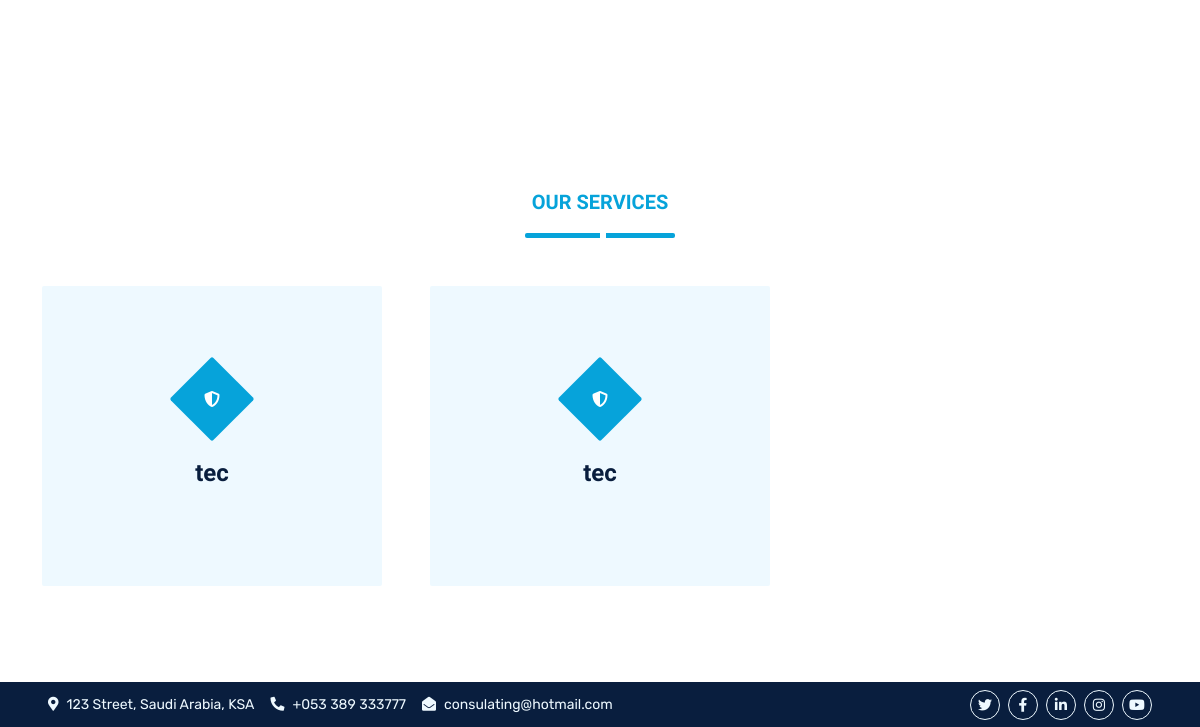
The app's page / (lower part), older data.
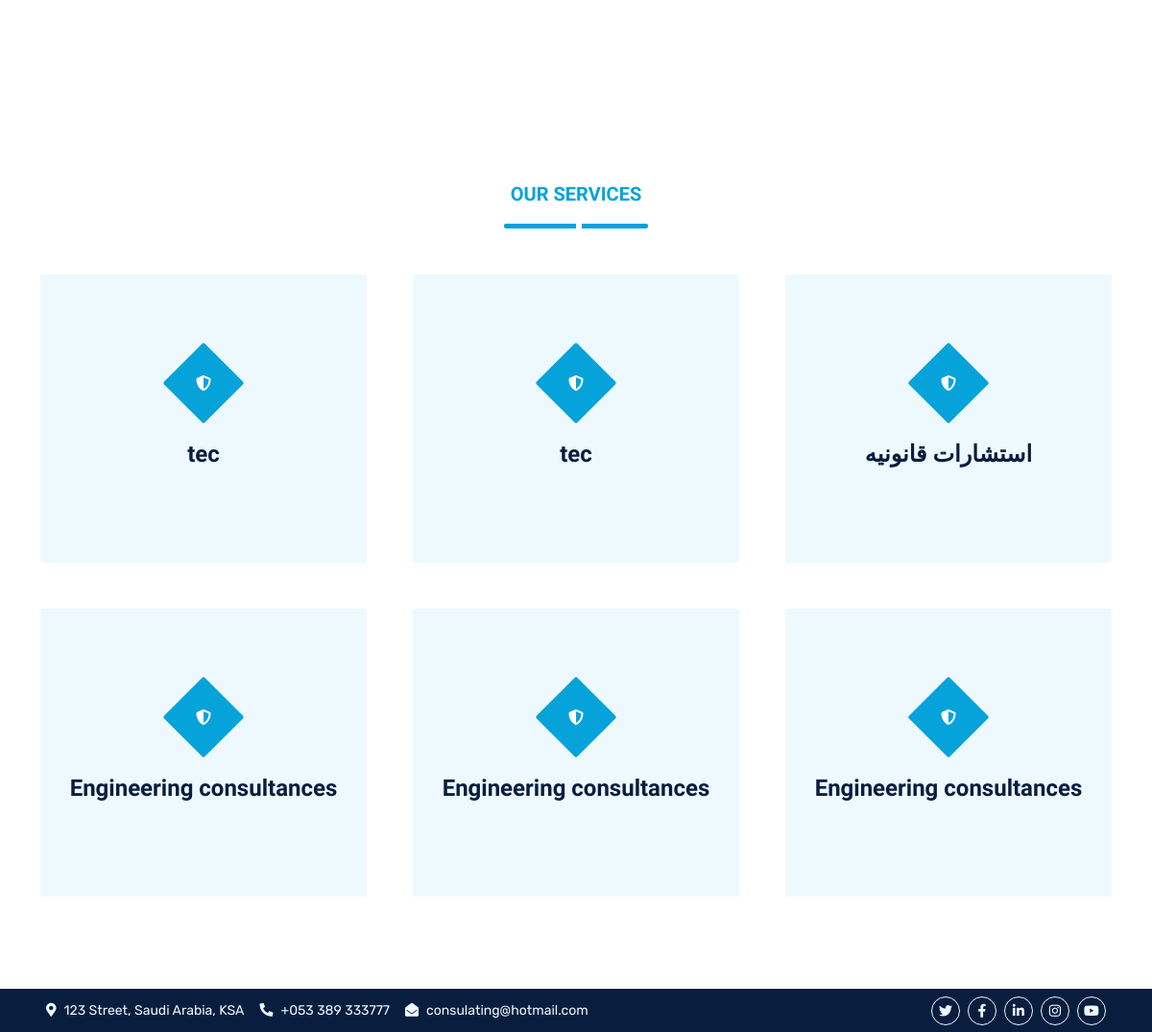
The same page, newer data.
### consulat/models.py (models this page shows, shortened)
class Catgory(models.Model):
    name = models.CharField(max_length=100)

### home/views.py (the view)
# urls.py: path('', include('home.urls',namespace = 'home')),
def home(request):
    service = Catgory.objects.all()
    return render(request,'home/home.html',{'service':service})

### home/templates/home/home.html (shortened to what this page needs)
{% extends 'base.html' %}
{% load static %}
{% block 'body' %}
<div class="container-fluid py-5 wow fadeInUp" data-wow-delay="0.1s">
    <div class="container py-5">
    </div>
</div>
<div class="container-fluid py-5 wow fadeInUp" data-wow-delay="0.1s">
    <div class="container py-5">
        <div class="section-title text-center position-relative pb-3 mb-5 mx-auto" style="max-width: 600px;">
            <h5 class="fw-bold text-primary text-uppercase">Our Services</h5>
        </div>
        <div class="row g-5">
            {% for obj in service %}
            <div class="col-lg-4 col-md-6 wow zoomIn" data-wow-delay="0.3s">
                <div class="service-item bg-light rounded d-flex flex-column align-items-center justify-content-center text-center">
                    <div class="service-icon">
                        <i class="fa fa-shield-alt text-white"></i>
                    </div>
                    <h4 class="mb-3">{{obj.name}}</h4>
                </div>
            </div>
            {% endfor %}
        </div>
    </div>
</div>
{% endblock 'body' %}

Row changes from the older to the newer data that the page shows:
added Catgory: name "استشارات قانونيه"
added Catgory: name "Engineering consultances"
added Catgory: name "Engineering consultances"
added Catgory: name "Engineering consultances"
